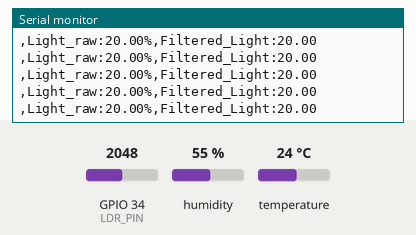
This sketch was run on a simulated ESP32. On the bench: the last lines printed to the serial monitor. Inputs (shaded band) come from the test bench; at power-on: GPIO 34 (LDR_PIN) = 2048, humidity 55 %, temperature 24 °C.

Above: at 1.2 s.
1.3 s: GPIO 34 (LDR_PIN) set to 2866
At 2.07 s:
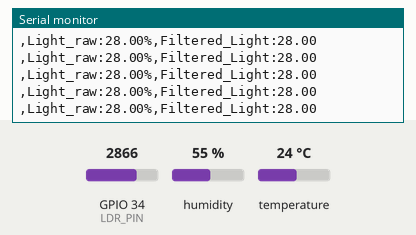
2.8 s: GPIO 34 (LDR_PIN) set to 3603
At 2.82 s:
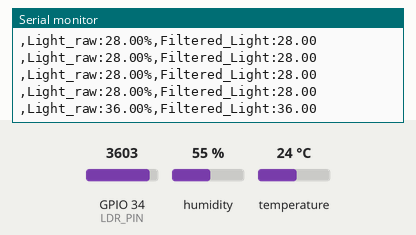
Timing chart, 0 to 5.8 s (numbered marks = the images above; inputs shaded):
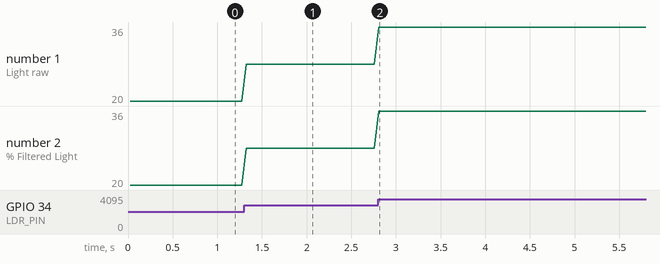

Measured:
- after the input at 1.3 s, the serial monitor: prints a new line at once (image 1)
- after the input at 2.8 s, the serial monitor: prints a new line at once (image 2)
- plotted number 1: 20 → 28 after the input at 1.3 s, 28 → 36 after the input at 2.8 s
- plotted number 2: 20 → 28 after the input at 1.3 s, 28 → 36 after the input at 2.8 s

The sketch:

Lab2_Sampling_and_processing.ino
```cpp
#include <DHT.h>
#define DHTPIN 4
#define DHTTYPE DHT11 // XHT11 u s e s DHT11 p r o t o c o l
#define LDR_PIN 34

DHT dht(DHTPIN, DHTTYPE) ;

void setup() {
  Serial.begin(115200);
  dht.begin();
}

void loop() {
  float temperature = dht.readTemperature();
  float humidity = dht.readHumidity();
  float lightRaw = analogRead(LDR_PIN)/100;

  float tempOffset = 1.5;
  float tempCal = temperature + tempOffset;

  //Moving average filter
  float lightSum = 0;
  int N = 15;
  float latests[15];
  for(int i = 0; i < N; i++){
    lightSum += analogRead(LDR_PIN)/100;
  }
  float lightFiltered = lightSum/N;

  // Serial.print(",Raw_Humidity:");
  // Serial.print(humidity);
  // Serial.print("%");
  // Serial.print("Raw_Temp:");
  // Serial.print(temperature);
  // Serial.print("C");
  Serial.print(",Light_raw:");
  Serial.print(lightRaw);
  Serial.print("%");
  // Serial.print(",Cal_Temp:");
  // Serial.print(tempCal);
  // Serial.print("C");
  Serial.print(",Filtered_Light:");
  Serial.println(lightFiltered);

  delay(50);
}
```
